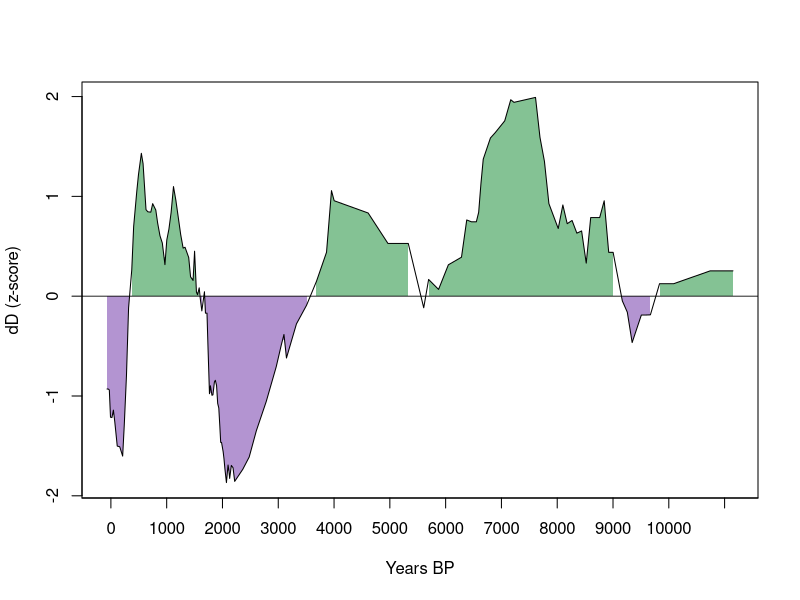

This chart was generated by the following R code: (Note: this script raises an error after producing the figure.)
# =========================
# δ2Hterr z-score
# =========================
# Libraries
library(readxl)
library(dplyr)
library(ggplot2)
library(tidyr)

# 1. Load data
z <- read_excel("Data_figure_5.xlsx", sheet = 1)

# 2. Convert variables to numeric
z <- z %>%
  mutate(
    Edad_calBP = as.numeric(`Age (calBP)`),
    dD = as.numeric(dD),
  )

# 3. Calculate z-score

z <- z %>%
  mutate(
    dD_z = scale(dD)[,1]
  )

# 4. Reshape data (optional structure)

z_long <- z %>%
  select(`Age (calBP)`, dD_z) %>%
  pivot_longer(
    cols = c(dD_z),
    names_to = "variable",
    values_to = "z"
  )

# 5. Define colors

green <- rgb(0.2, 0.6, 0.3, 0.6) #positive anomalies
purple <- rgb(0.5, 0.3, 0.7, 0.6) #negative anomalies

# 6. Define area-filling function

fill_area <- function(x,y,condition,col){
  r<-rle(condition)
  ends<-cumsum(r$lengths)
  starts<-c(1,head(ends+1,-1))
  
  for(i in seq_along(r$values)){
    if(r$values[i]){
      idx<-starts[i]:ends[i]
      polygon(c(x[idx],rev(x[idx])),
              c(y[idx],rep(0,length(idx))),
              col=col,
              border=NA)}}}

# 7. Define plotting variables

x <- z$`Age (calBP)`
y <- z$dD_z

# 8. Plot

plot(x, y, 
     type = "n", 
     xlab = "Years BP", ylab = "dD (z-score)", xaxt = "n") #initialize plot

axis(1, at = seq(-1000, 12000, by = 1000)) # custom x-axis

fill_area(x, y, y >= 0, green)
fill_area(x, y, y < 0, purple) # fill positive and negative areas

lines(x, y, col = "black", lwd = 1) # draw the line
abline(h = 0, col = "black", lwd = 0.8) # add reference line

# =========================
# NAO-like index
# =========================
# Libraries
library(readxl)
library(dplyr)

# 1. Load data

df <- read_excel("Data_figure_5.xlsx", sheet = 2)

# 2. Define bin size

bin_size <- 500

# 3. Create time bins

df$bin_start <- floor(df$Age..decade_BP. / bin_size) * bin_size
df$bin_end   <- df$bin_start + bin_size

# 4. Compute median per bin

df_bin <- df %>%
  dplyr::group_by(bin_start, bin_end) %>%
  dplyr::summarise(
    nao_med = median(NAO_like, na.rm = TRUE),
    .groups = "drop"
  )

# 5. Plot

plot(NULL,
     xlim = c(-1000, 12000),
     ylim = range(df_bin$nao_med, na.rm = TRUE),
     xlab = "Years BP",
     ylab = "NAO-like index",
     xaxt = "n") # empty plot

axis(1, at = seq(-1000, 12000, by = 1000)) # add custom x-axis

for(i in 1:nrow(df_bin)) {
  
  x0 <- df_bin$bin_start[i]
  x1 <- df_bin$bin_end[i]
  y  <- df_bin$nao_med[i] # draw bars manually
  
  col_fill <- ifelse(y >= 0,
                     rgb(1,0,0,0.6), # red: NAO +
                     rgb(0,0,1,0.6)) # blue: NAO -
  
  polygon(c(x0, x1, x1, x0),
          c(0, 0, y, y),
          col = col_fill,
          border = NA) # draw each bar
}
